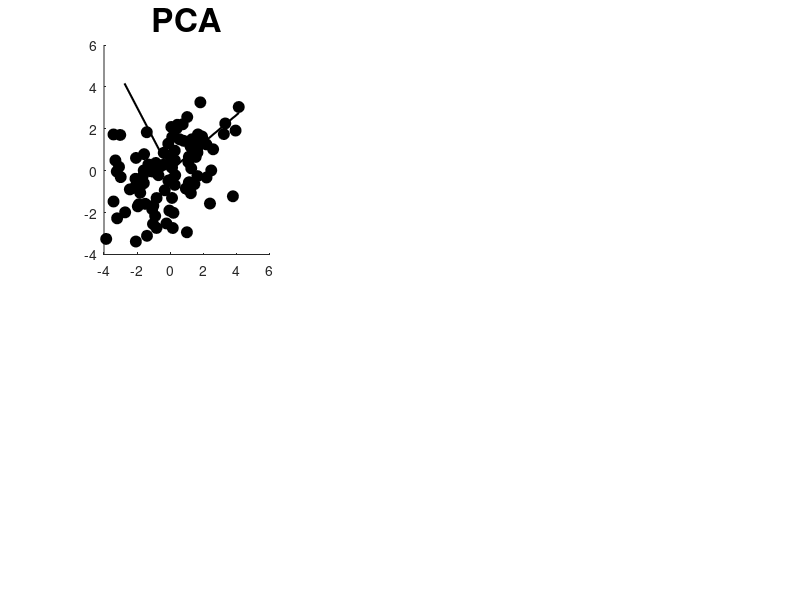

Recreate this plot in MATLAB. (Note: this script raises an error after producing the figure.)
close all;
clear all;

f = figure;
set(f, 'position', [200 200 1500 1000]);
lw = 1.5;
ax = [-6 5 -6 5];
edg = -5:5;

%---------------------
% Generate data points
nPts = 100;
randn('state', 2);
th = pi/6 + pi/2;
R = [cos(th) -sin(th); sin(th) cos(th)];
C = R * diag([1.5 4]) * R';
X = mvnrnd([0 0], C, nPts); % nPts x 2
X = bsxfun(@minus, X, mean(X)); % center data

%-------------------
% PCA
mu = mean(X);
[U, D] = eig(cov(X, 1));
u1 = -U(:,2);
u2 = -U(:,1);

subplot(2,3,1);
hold on;
PC1 = [[0 0]' 5*u1]; 
PC2 = [[0 0]' 5*u2]; 
plot(PC1(1,:), PC1(2,:), 'k', 'linewidth', lw);
plot(PC2(1,:), PC2(2,:), 'k', 'linewidth', lw);

for j = 1:100
  plot(X(j,1), X(j,2), 'o', 'markerfacecolor', 'k', 'markersize', ...
       8, 'markeredgecolor', 'k');
end

title('PCA', 'fontsize', 24);
plot_ax(lw);
axis equal;
axis(ax);
axis off;

subplot(2,3,4);
Xproj = X * u1;
N = histc(Xproj, edg);
b = bar(edg+0.5, N, 'stacked');
set(b, 'facecolor', [0 0 0]);
axis([ax(1) ax(2) -10 70]);
axis off;
text('string', '$$ s_1 $$', 'position', [0 -5], 'fontsize', 24, ...
     'interpreter', 'latex', 'horizontalalignment', 'center');

%-------------------
% LDA
clsMask = (X(:,1)<0);

cls(1).pts = X(clsMask, :);
cls(2).pts = X(~clsMask, :);

for i = 1:2
  cls(i).mu = mean(cls(i).pts);
  cls(i).C = cov(cls(i).pts, 1); 
end

Chat = (cls(1).C + cls(2).C) / 2;
gmn = (cls(1).mu + cls(2).mu) / 2;

% Center data based on grand mean
for i = 1:2
  cls(i).pts = bsxfun(@minus, cls(i).pts, gmn);
  cls(i).mu = cls(i).mu - gmn;
end

w = inv(Chat) * (cls(2).mu - cls(1).mu)';
w = w / norm(w);

subplot(2,3,2);
hold on;

cls(1).col = 0;
cls(2).col = 1;

for i = 1:2 
  for j = 1:size(cls(i).pts, 1) % this loop is needed to make dots opaque
    plot(cls(i).pts(j,1), cls(i).pts(j,2), 'o', 'markerfacecolor', ...
         cls(i).col * [1 1 1], 'markersize', 8, 'markeredgecolor', ...
         'k'); 
  end
end

plot([0 5*w(1)], [0 5*w(2)], 'k', 'linewidth', lw);
plot([0 -5*w(2)], [0 5*w(1)], 'k', 'linewidth', lw);

title('LDA', 'fontsize', 24);
plot_ax(lw);
axis equal;
axis(ax);
axis off;

subplot(2,3,5);
hold on;
for i = 1:2
  % Project points onto w
  cls(i).prj = cls(i).pts * w;
  cls(i).N = histc(cls(i).prj, edg);
end

b = bar(edg+0.5, [cls(1).N cls(2).N], 'stacked');
for i=1:2
  set(b(i), 'facecolor', cls(i).col * [1 1 1]);
end

axis([ax(1) ax(2) -10 70]);
axis off;
text('string', '$$ s_1 $$', 'position', [0 -5], 'fontsize', 24, ...
     'interpreter', 'latex', 'horizontalalignment', 'center');


%----------------
% dPCA

% dPCA should find 'th' as one axis, and orthogonal axis as the
% other axis
th = -0.4 * pi;
R = [cos(th) -sin(th); sin(th) cos(th)];
y = X * R';  % y indicates 2 attributes of each point x
% Make attributes discrete
[ct1, att1] = histc(y(:,1), [-100 -2 0 2 100]);
[ct2, att2] = histc(y(:,2), [-100 -1.5 0 1.5 100]);

subplot(2,3,3);
hold on;

col = [0 0.3 0.7 1];
sz  = [4 10 20 30];

for i = 1:nPts
  plot(X(i,1), X(i,2), 'o', 'markerfacecolor', col(att1(i)) * ...
       [1 1 1], 'markersize', sz(att2(i)), 'markeredgecolor', 'k');
end

% Apply dPCA
covsum1 = zeros(2);
covsum2 = zeros(2);
for i = 1:4
  idx1 = (att1 == i);
  covsum1 = covsum1 + cov(X(idx1,:), 1) * sum(idx1); 

  idx2 = (att2 == i);
  covsum2 = covsum2 + cov(X(idx2,:), 1) * sum(idx2); 
end
covsum1 = covsum1 / nPts;
covsum2 = covsum2 / nPts;

[V, D] = eig(covsum1 - covsum2);
%V = -V;

plot(V(1,1) * [0 5], V(2,1) * [0 5], 'k', 'linewidth', lw);
plot(V(1,2) * [0 5], V(2,2) * [0 5], 'k', 'linewidth', lw);

title('Demixed', 'fontsize', 24);
plot_ax(lw);
axis equal;
axis(ax);
axis off;

subplot(2,3,6);
hold on;

% Project points onto w
prj = X * V(:,1);

Nall = [];
for i = 1:4
  N = histc(prj(att1==i), edg);
  Nall = [Nall N];
end

b = bar(edg+0.5, Nall, 'stacked');
for i=1:4
  set(b(i), 'facecolor', col(i) * [1 1 1]);
end

axis([ax(1) ax(2) -10 70]);
axis off;
text('string', '$$ s_1 $$', 'position', [0 -5], 'fontsize', 24, ...
     'interpreter', 'latex', 'horizontalalignment', 'center');


% Check dPCA answer
if 0
  pts2 = [0 0 10; 0 10 0];
  th = -th;
  R = [cos(th) -sin(th); sin(th) cos(th)];
  y2 = R * pts2;
  plot(y2(1,1:2), y2(2,1:2));
  plot(y2(1,[1 3]), y2(2, [1 3]));
end

